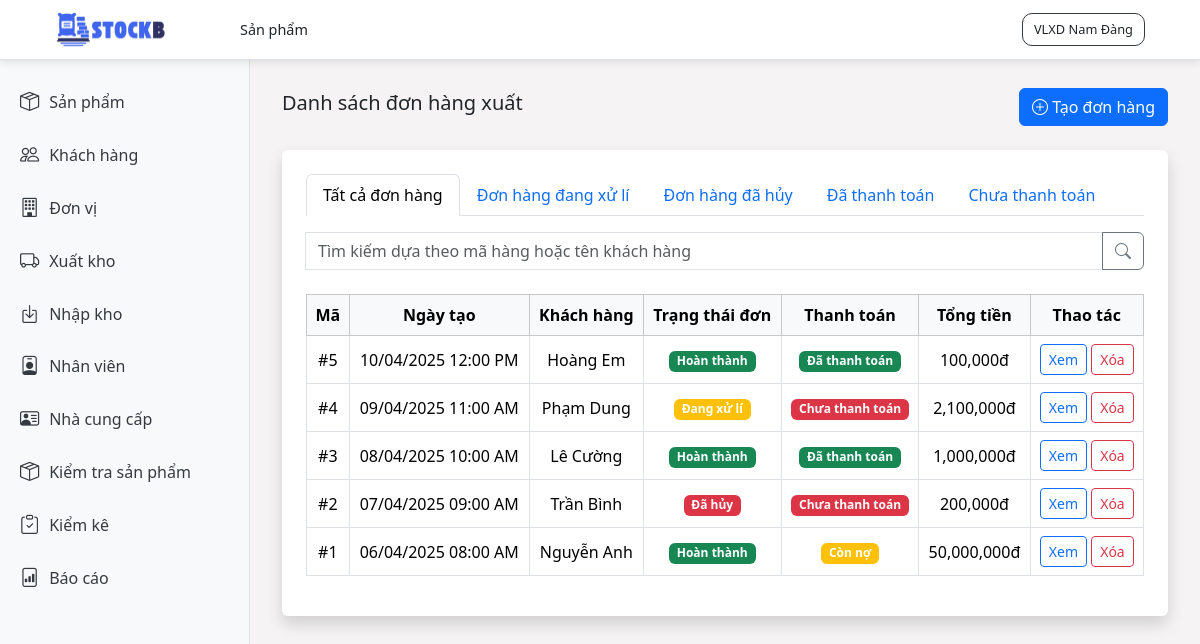
Page /stock-out/ on the earlier database version.
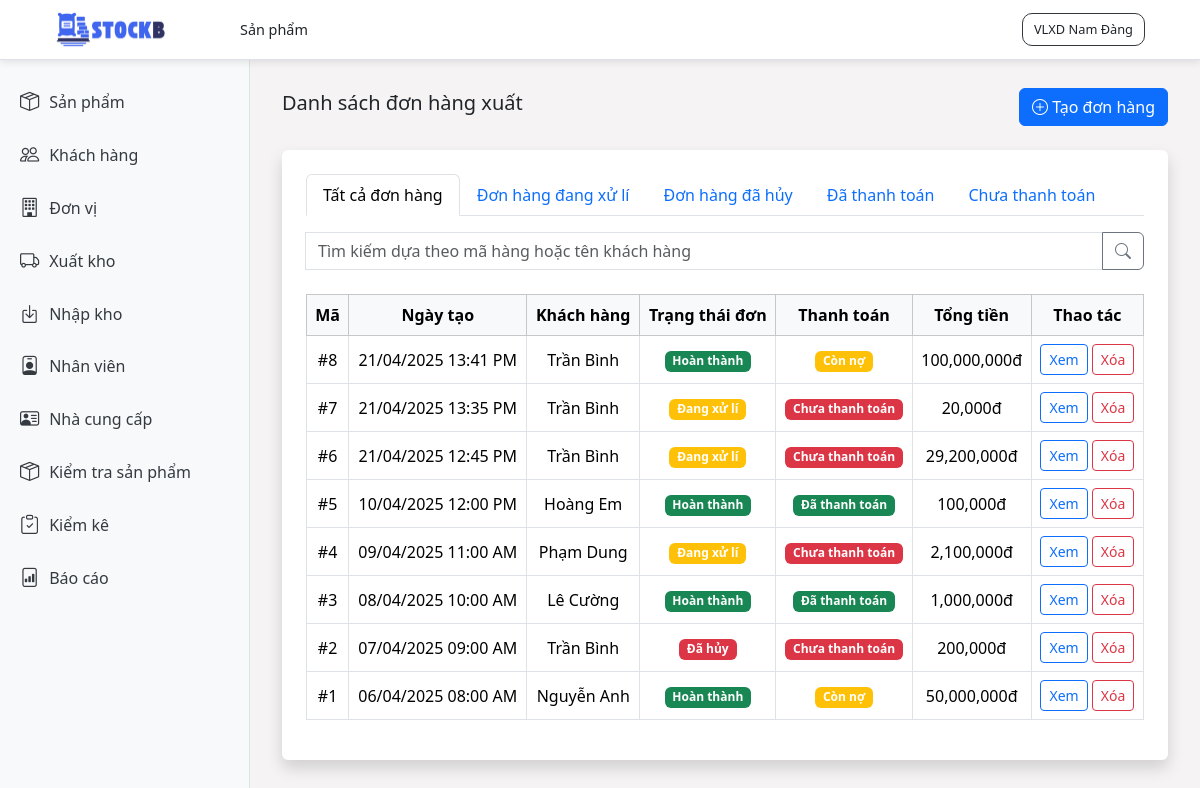
Same page on the later database version.
### stockb/models.py (models this page shows, shortened)
class StockOut(models.Model):
    PAYMENT_STATUS_CHOICES = [
        ('UNPAID', 'Chưa thanh toán'),
        ('PARTIALLY_PAID', 'Còn nợ'),
        ('PAID', 'Đã thanh toán'),
    ]
    IMPORT_STATUS_CHOICES = [
        ('IN_PROGRESS', 'Đang xử lí'),
        ('COMPLETED', 'Đã hoàn thành'),
        ('CANCELLED', 'Đã hủy'),
    ]
    export_date = models.DateTimeField()
    payment_status = models.CharField(
        max_length=20,
        choices=PAYMENT_STATUS_CHOICES,
        default='PENDING'
    )
    export_status = models.CharField(
        max_length=20,
        choices=IMPORT_STATUS_CHOICES,
        default='IN_PROGRESS'
    )
    notes = models.TextField(blank=True)
    employee = models.ForeignKey(Employee, on_delete=models.CASCADE)
    customer = models.ForeignKey(Customer, on_delete=models.CASCADE)
    amount_paid = models.DecimalField(max_digits=20, decimal_places=2, default=0.00)
    created_at = models.DateTimeField(auto_now_add=True)
    update_at = models.DateTimeField(auto_now=True)

### stockb/views.py (the view, shortened to what this page needs)
# urls.py: path('stock-out/', views.stock_out, name='stock_out'),
def stock_out(request):
    stock_outs = StockOut.objects.all().order_by('-export_date')
    stock_out_list = []
    filter_type = request.GET.get('filter', 'all')
    search_text = request.GET.get('search', '')
    if filter_type == 'in_progress':
        stock_outs = stock_outs.filter(export_status='IN_PROGRESS')
    elif filter_type == 'cancel':
        stock_outs = stock_outs.filter(export_status='CANCELLED')
    elif filter_type == 'paid':
        stock_outs = stock_outs.filter(payment_status='PAID')
    elif filter_type == 'unpaid':
        stock_outs = stock_outs.filter(payment_status='UNPAID')
    for stock_out in stock_outs:
        total_amount = StockOutDetail.objects.filter(export_record=stock_out).aggregate(
            total=Sum(F('quantity') * F('product__selling_price') * (1 - F('discount') / 100))
        )['total'] or 0
        stock_out_list.append({
            'id': stock_out.id,
            'export_date': stock_out.export_date,
            'customer': f"{stock_out.customer.first_name} {stock_out.customer.last_name}",
            'payment_status': stock_out.payment_status,
            'export_status': stock_out.export_status,
            'total_amount': total_amount,
        })
    context = {
        "title": "Trang xuất kho",
        'filter_type': filter_type,
        "stock_out_list" : stock_out_list,
    }
    return render(request, "stock_out/stock_out_list.html", context)

### stockb/templates/stock_out/stock_out_list.html (shortened to what this page needs)
{% extends 'base.html' %}
{% block header-name %}
    Sản phẩm
{%endblock%}
{% load humanize %}
{% block content %}
    <div class="d-flex justify-content-between align-items-center mb-4">
      <h5>Danh sách đơn hàng xuất</h5>
      <a href="create" class="btn btn-primary">
          <i class="bi bi-plus-circle"></i>
          Tạo đơn hàng
      </a>
    </div>
    <div class="container bg-white p-4 rounded shadow">
        <ul class="nav nav-tabs mb-3">
          <li class="nav-item">
            <a class="nav-link  {% if filter_type == 'all' %}active{% endif %}" href="?filter=all">Tất cả đơn hàng</a>
          </li>
          <li class="nav-item">
            <a class="nav-link {% if filter_type == 'in_progress' %}active{% endif %}" href="?filter=in_progress">Đơn hàng đang xử lí</a>
          </li>
          <li class="nav-item">
            <a class="nav-link {% if filter_type == 'cancel' %}active{% endif %}" href="?filter=cancel">Đơn hàng đã hủy</a>
          </li>
          <li class="nav-item">
            <a class="nav-link {% if filter_type == 'paid' %}active{% endif %}" href="?filter=paid">Đã thanh toán</a>
          </li>
          <li class="nav-item">
            <a class="nav-link {% if filter_type == 'unpaid' %}active{% endif %}" href="?filter=unpaid">Chưa thanh toán</a>
          </li>
        </ul>
        <div class="input-group mb-4">
           <form class="d-inline-block float-end w-100" method="GET">
            <div class="input-group">
                <input type="text" name="search" class="form-control" placeholder="Tìm kiếm dựa theo mã hàng hoặc tên khách hàng" value="{{ search_text }}">
                <button type="submit" class="btn btn-outline-secondary"><i class="bi bi-search"></i></button>
            </div>
          </form>
        </div>
        <div class="table-responsive">
          <table class="table table-bordered align-middle text-center">
            <thead class="table-light">
              <tr>
                <th scope="col">Mã</th>
                <th scope="col">Ngày tạo</th>
                <th scope="col">Khách hàng</th>
                <th scope="col">Trạng thái đơn</th>
                <th scope="col">Thanh toán</th>
                <th scope="col">Tổng tiền</th>
                <th scope="col">Thao tác</th>
              </tr>
            </thead>
            {% for item in stock_out_list %}
            <tbody>
              <tr>
                <td>#{{item.id}}</td>
                <td>{{item.export_date|date:"d/m/Y H:i A"}}</td>
                <td>{{item.customer}}</td>
                <td>
                  {% if item.export_status == "IN_PROGRESS" %}
                    <span class="badge bg-warning">Đang xử lí</span>
                  {% elif item.export_status == "COMPLETED" %}
                    <span class="badge bg-success">Hoàn thành</span>
                  {% else %}
                    <span class="badge bg-danger">Đã hủy</span>
                  {% endif %}
                </td>
                <td>
                  {% if item.payment_status == "PAID" %}
                    <span class="badge bg-success">Đã thanh toán</span>
                  {% elif item.payment_status == "PARTIALLY_PAID" %}
                    <span class="badge bg-warning">Còn nợ</span>
                  {% else %}
                    <span class="badge bg-danger">Chưa thanh toán</span>
                  {% endif %}
                </td>
                <td>{{ item.total_amount|intcomma }}đ</td>
                <td>
                  <a href="{% url 'stock_out_update' item.id %}" class="btn btn-sm btn-outline-primary">Xem</a>
                    <button type="button" class="btn btn-outline-danger btn-sm" data-bs-toggle="modal" data-bs-target="#exampleModalCenter">
                    Xóa
                  </button>
                </td>
              </tr>
            </tbody>
            {% endfor %}
          </table>
    </div>
  </div>
{% endblock %}

### templates/base.html (shortened to what this page needs)
<!DOCTYPE html>
<html lang="vi">
{% load static %}
<head>
    <link href="https://cdn.jsdelivr.net/npm/bootstrap@5.3.3/dist/css/bootstrap.min.css" rel="stylesheet">
    <link rel="stylesheet"
        href="https://cdnjs.cloudflare.com/ajax/libs/bootstrap-icons/1.11.3/font/bootstrap-icons.min.css">
</head>
<body>
    <div class="header">
        <div class="left-container">
            <img src="{% static 'stockb-logo.png' %}" />
            <div class="title-header">
                {% block header-name %}{%endblock%}
            </div>
        </div>
        <div class="d-flex align-items-center">
            <div class="dropdown name-user">
                <button class="dropdown-toggle  text-dark bg-transparent border-0" id="dropdownMenuButton1"
                    data-bs-toggle="dropdown" aria-expanded="false">
                    VLXD Nam Đàng
                </button>
            </div>
        </div>
    </div>
    <div class="sidebar">
        <a href="#" data-bs-toggle="collapse" data-bs-target="#sanphamSubmenu" aria-expanded="false">
            <i class="bi bi-box-seam"></i>Sản phẩm
        </a>
        <a href="/customers"><i class="bi bi-people"></i> Khách hàng</a>
        <a href="/units"><i class="bi bi-building"></i> Đơn vị</a>
        <a href="/stock-out"><i class="bi bi-truck"></i> Xuất kho</a>
        <a href="/stock-in"><i class="bi bi-box-arrow-in-down"></i> Nhập kho</a>
        <a href="/employees"><i class="bi bi-person-badge"></i> Nhân viên</a>
        <a href="/supplier"><i class="bi bi-person-vcard"></i> Nhà cung cấp</a>
        <a href="#" data-bs-toggle="collapse" data-bs-target="#kiemkeSubmenu" aria-expanded="false">
            <i class="bi bi-box-seam"></i> Kiểm tra sản phẩm
        </a>
        <a href="/inventory-check"><i class="bi bi-clipboard-check"></i>Kiểm kê</a>
        <a href="/report"><i class="bi bi-file-bar-graph"></i>Báo cáo</a>
    </div>
    <div class="main-content">
        <div class="container mt-5">
            {% block content %}{% endblock %}
        </div>
    </div>
</body>
</html>

Differences in the rows shown:
added StockOut: export_date "21/04/2025 13:41 PM"
added StockOut: export_date "21/04/2025 13:35 PM"
added StockOut: export_date "21/04/2025 12:45 PM"
Other differences:
new list line: "# 8 Trần Bình Hoàn thành Còn nợ 100,000,000 đ Xem Xóa"
new list line: "# 7 Trần Bình Đang xử lí Chưa thanh toán 20,000 đ Xem Xóa"
new list line: "# 6 Trần Bình Đang xử lí Chưa thanh toán 29,200,000 đ Xem Xóa"
